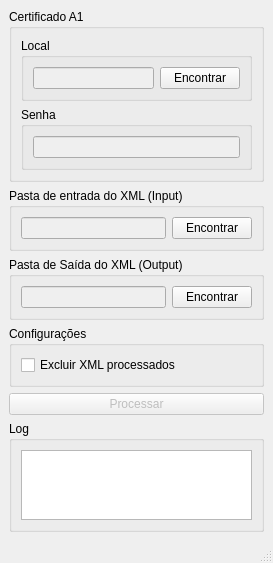
<?xml version="1.0" encoding="UTF-8"?>
<ui version="4.0">
 <class>MainWindow</class>
 <widget class="QMainWindow" name="MainWindow">
  <property name="geometry">
   <rect>
    <x>0</x>
    <y>0</y>
    <width>273</width>
    <height>489</height>
   </rect>
  </property>
  <property name="windowTitle">
   <string>Conversor de XML</string>
  </property>
  <widget class="QWidget" name="centralwidget">
   <layout class="QVBoxLayout" name="verticalLayout">
    <item>
     <widget class="QGroupBox" name="verticalGroupBox">
      <property name="title">
       <string>Certificado A1</string>
      </property>
      <layout class="QVBoxLayout" name="verticalLayout_2">
       <item>
        <widget class="QGroupBox" name="horizontalGroupBox_4">
         <property name="title">
          <string>Local</string>
         </property>
         <layout class="QHBoxLayout" name="horizontalLayout_5">
          <item>
           <widget class="QLineEdit" name="lineEdit__local_certificado">
            <property name="enabled">
             <bool>false</bool>
            </property>
           </widget>
          </item>
          <item>
           <widget class="QPushButton" name="pushButton_local_certificado">
            <property name="text">
             <string>Encontrar</string>
            </property>
           </widget>
          </item>
         </layout>
        </widget>
       </item>
       <item>
        <widget class="QGroupBox" name="horizontalGroupBox">
         <property name="title">
          <string>Senha</string>
         </property>
         <layout class="QHBoxLayout" name="horizontalLayout">
          <item>
           <widget class="QLineEdit" name="lineEdit_senha_certificado">
            <property name="enabled">
             <bool>false</bool>
            </property>
            <property name="echoMode">
             <enum>QLineEdit::Password</enum>
            </property>
           </widget>
          </item>
         </layout>
        </widget>
       </item>
      </layout>
     </widget>
    </item>
    <item>
     <widget class="QGroupBox" name="horizontalGroupBox_2">
      <property name="title">
       <string>Pasta de entrada do XML (Input)</string>
      </property>
      <layout class="QHBoxLayout" name="horizontalLayout_2">
       <item>
        <widget class="QLineEdit" name="lineEdit_input_xml">
         <property name="enabled">
          <bool>false</bool>
         </property>
        </widget>
       </item>
       <item>
        <widget class="QPushButton" name="pushButton_input_xml">
         <property name="text">
          <string>Encontrar</string>
         </property>
        </widget>
       </item>
      </layout>
     </widget>
    </item>
    <item>
     <widget class="QGroupBox" name="horizontalGroupBox_3">
      <property name="title">
       <string>Pasta de Saída do XML (Output)</string>
      </property>
      <layout class="QHBoxLayout" name="horizontalLayout_3">
       <item>
        <widget class="QLineEdit" name="lineEdit_output_xml">
         <property name="enabled">
          <bool>false</bool>
         </property>
        </widget>
       </item>
       <item>
        <widget class="QPushButton" name="pushButton_output_xml">
         <property name="text">
          <string>Encontrar</string>
         </property>
        </widget>
       </item>
      </layout>
     </widget>
    </item>
    <item>
     <widget class="QGroupBox" name="verticalGroupBox">
      <property name="title">
       <string>Configurações</string>
      </property>
      <layout class="QVBoxLayout" name="verticalLayout_4">
       <item>
        <widget class="QCheckBox" name="checkBox_exclud_xml">
         <property name="text">
          <string>Excluir XML processados</string>
         </property>
        </widget>
       </item>
      </layout>
     </widget>
    </item>
    <item>
     <widget class="QPushButton" name="pushButton_process">
      <property name="enabled">
       <bool>false</bool>
      </property>
      <property name="text">
       <string>Processar</string>
      </property>
     </widget>
    </item>
    <item>
     <widget class="QGroupBox" name="verticalGroupBox">
      <property name="title">
       <string>Log</string>
      </property>
      <layout class="QVBoxLayout" name="verticalLayout_3">
       <item>
        <widget class="QPlainTextEdit" name="plainTextEdit_log">
         <property name="readOnly">
          <bool>true</bool>
         </property>
        </widget>
       </item>
      </layout>
     </widget>
    </item>
   </layout>
  </widget>
  <widget class="QMenuBar" name="menubar">
   <property name="geometry">
    <rect>
     <x>0</x>
     <y>0</y>
     <width>273</width>
     <height>21</height>
    </rect>
   </property>
  </widget>
  <widget class="QStatusBar" name="statusbar"/>
 </widget>
 <resources/>
 <connections/>
</ui>
